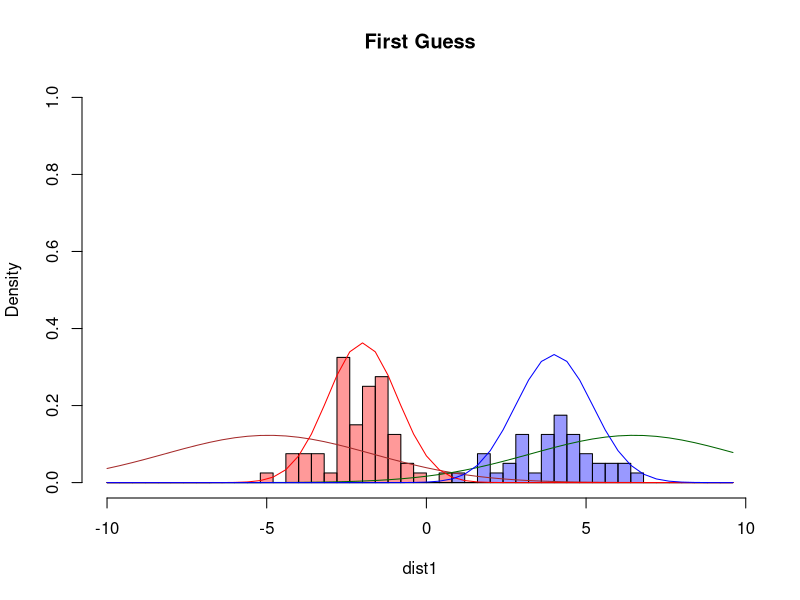
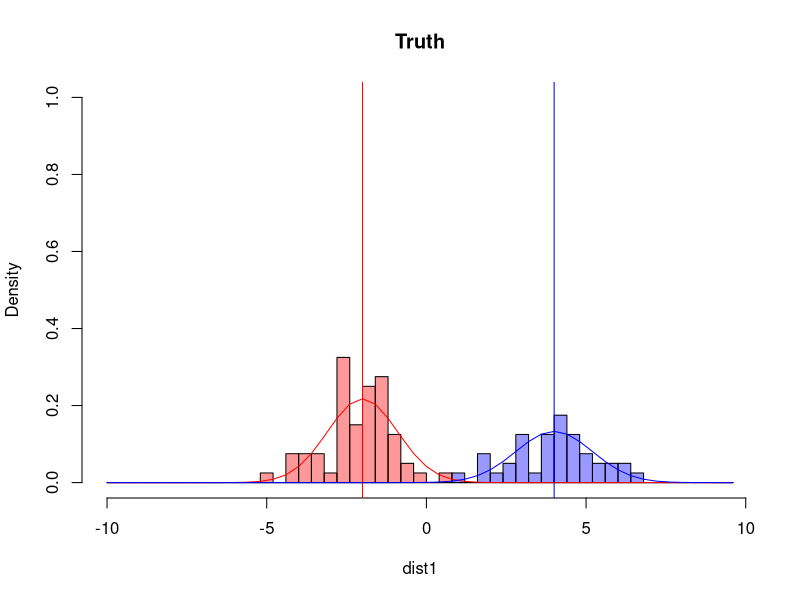
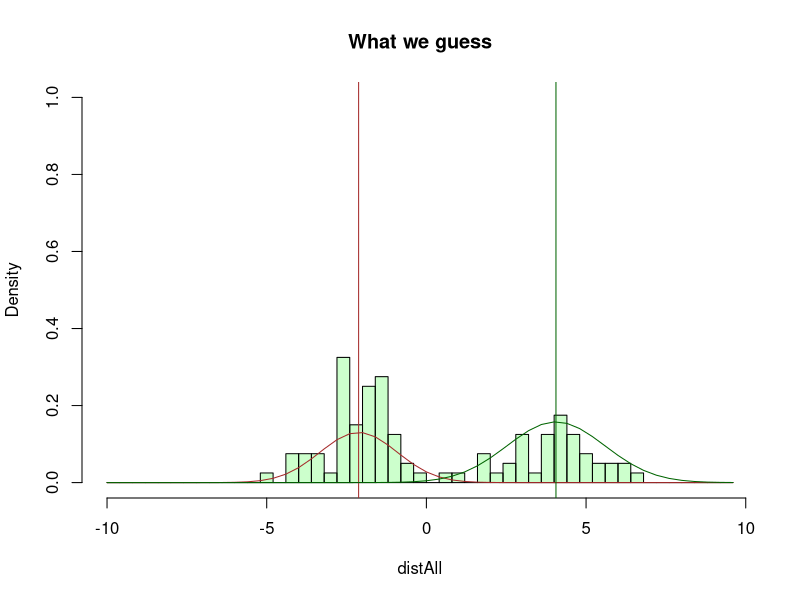
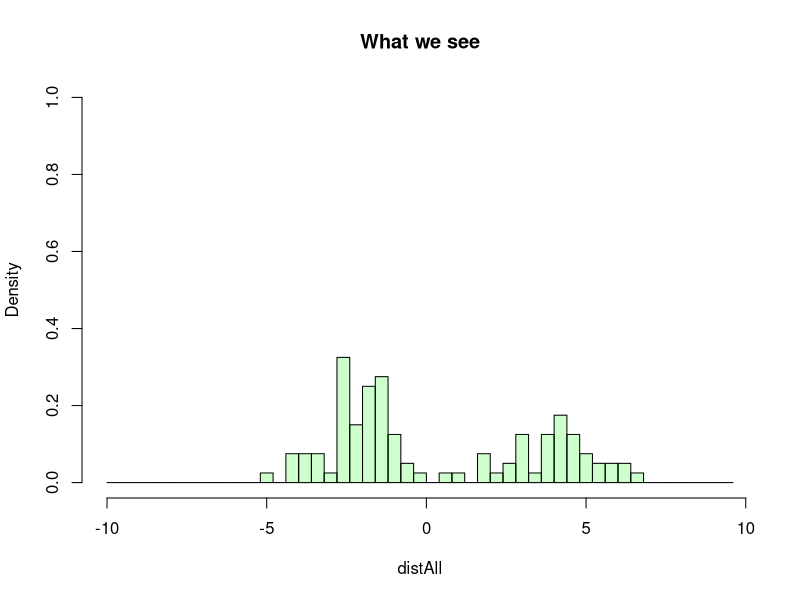

The R source for these figures, in order:
samples = 100
trueP = 0.6
xRange = seq(-10,9.99,by=0.4)
trueMu1 = -2; trueSd1 = 1.1
trueMu2 = 4; trueSd2 = 1.2
dist1 = rnorm(samples * trueP, mean = trueMu1, sd = trueSd1)
dist2 = rnorm(samples * (1-trueP), mean = trueMu2, sd = trueSd2)
distAll = c(dist1, dist2)
distAllLabels = c(rep(1,length(dist1)),rep(2,length(dist2)))

# What we don't know
hist1 = hist(dist1,breaks = xRange, plot = F)
hist1$density = hist1$density * trueP
hist2 = hist(dist2, breaks = xRange, plot = F)
hist2$density = hist2$density * (1-trueP)
histAll = hist(distAll, breaks = xRange, plot = F)
#plot(histAll, col=rgb(0,1,0,0.4), main="Multiple Distributions", freq=F, ylim=c(0,1))
#plot(hist1, col=rgb(1,0,0,0.6), add = TRUE, freq=F)
#plot(hist2, col=rgb(0,0,1,0.6), add = TRUE, freq=F)
#lines(x=xRange, y = dnorm(xRange, mean = mean(dist1), sd = sd(dist1)))
#lines(x=xRange, y = dnorm(xRange, mean = mean(dist2), sd = sd(dist2)))

# initial guess
mus = sample(distAll,2)
mu1 = min(distAll); sd1 = sd(distAll)
mu2 = max(distAll); sd2 = sd(distAll)
p = 0.5

plot(hist1, col=rgb(1,0,0,0.4), freq=F, ylim=c(0,1), main = "First Guess")
plot(hist2, col=rgb(0,0,1,0.4), add = TRUE, freq=F)
lines(x=xRange, y = dnorm(xRange, mean = mu1, sd = sd1), col = "brown")
lines(x=xRange, y = dnorm(xRange, mean = mu2, sd = sd2), col = "dark green")
lines(x=xRange, y = dnorm(xRange, mean = trueMu1, sd = trueSd1), col = "red")
lines(x=xRange, y = dnorm(xRange, mean = trueMu2, sd = trueSd2), col = "blue")

# EM Algorithm  from "Machine Learning An Algorithmic Perspective" 
for (i in 1:50) {
  numerator   = p * exp(-(distAll-mu1)**2/2*sd1)
  denominator = p * exp(-(distAll-mu1)**2/2*sd1) + (1-p) * exp(-(distAll-mu2)**2/2*sd2)
  gamma = numerator / denominator
  
  mu1 = sum((1 - gamma) * distAll) / sum(1-gamma)
  mu2 = sum(gamma * distAll) / sum(gamma)

  sd1 = sum((1-gamma)*(distAll-mu1)**2)/sum(1-gamma)
  sd2 = sum(gamma*(distAll-mu2)**2)/sum(gamma)

  p = sum(gamma)/length(gamma)
}


plot(hist1, col=rgb(1,0,0,0.4), freq=F, ylim=c(0,1), main = "Truth")
plot(hist2, col=rgb(0,0,1,0.4), add = TRUE, freq=F)
lines(x=xRange, y = dnorm(xRange, mean = trueMu1, sd = trueSd1)*trueP, col = "red")
abline(v=trueMu1, col="red")
lines(x=xRange, y = dnorm(xRange, mean = trueMu2, sd = trueSd2)*(1-trueP), col = "blue")
abline(v=trueMu2, col="blue")

# What we do know
plot(histAll, col=rgb(0,1,0,0.2), main="What we guess", freq=F, ylim=c(0,1))
lines(x=xRange, y = dnorm(xRange, mean = mu1, sd = sd1)*p, col = "brown")
abline(v=mu1, col="brown")
lines(x=xRange, y = dnorm(xRange, mean = mu2, sd = sd2)*(1-p), col = "dark green")
abline(v=mu2, col="dark green")


plot(histAll, col=rgb(0,1,0,0.2), main="What we see", freq=F, ylim=c(0,1))
